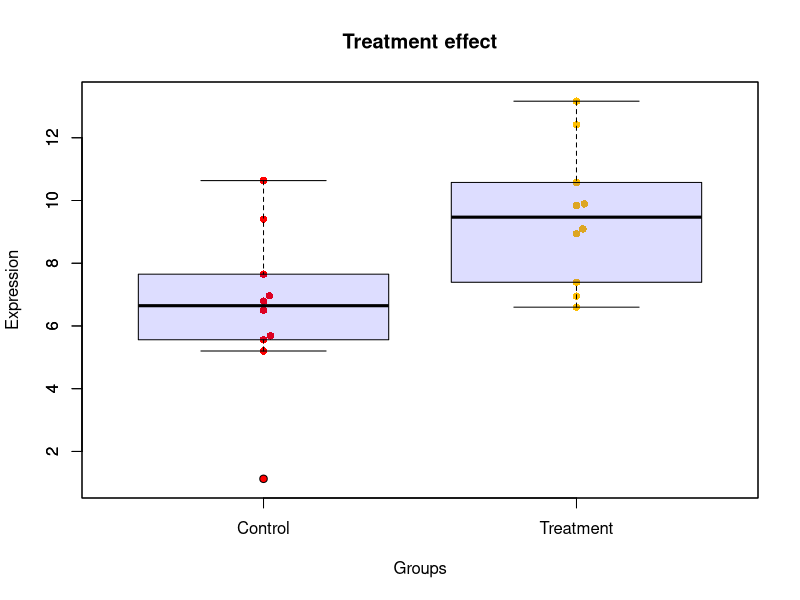

Here is the R script that generated this plot:
## ---- chunk 1
# source("https://raw.githubusercontent.com/alexsanchezpla/usefulFunctions/master/boxplotWithDots.R")
boxplotWithDots<- function (myExpres, lev, aTitle, groupLabels, addBoxplot=TRUE, pchVal=16, colVal=rainbow(8))
{
  beeswarm(myExpres~lev, 
           ylab="Expression", xlab="Groups",
           main=aTitle,
           labels=groupLabels,
           pch = pchVal, col = colVal)  
  if(addBoxplot)
    boxplot(myExpres~lev, add = T, names = c("",""), col="#0000ff22")
  # Segons un post de: https://www.r-statistics.com/2011/03/beeswarm-boxplot-and-plotting-it-with-r/
}
## ---- chunk 2
require(beeswarm)
expres <-c(rnorm(10,5,2), rnorm(10,10,2))
trat <- as.factor(c(rep("CT",10), rep("TR",10)))
titol <- "Treatment effect"
groupLab<- c("Control", "Treatment")
boxplotWithDots(myExpres=expres, lev=trat, aTitle=titol, groupLabels=groupLab)
